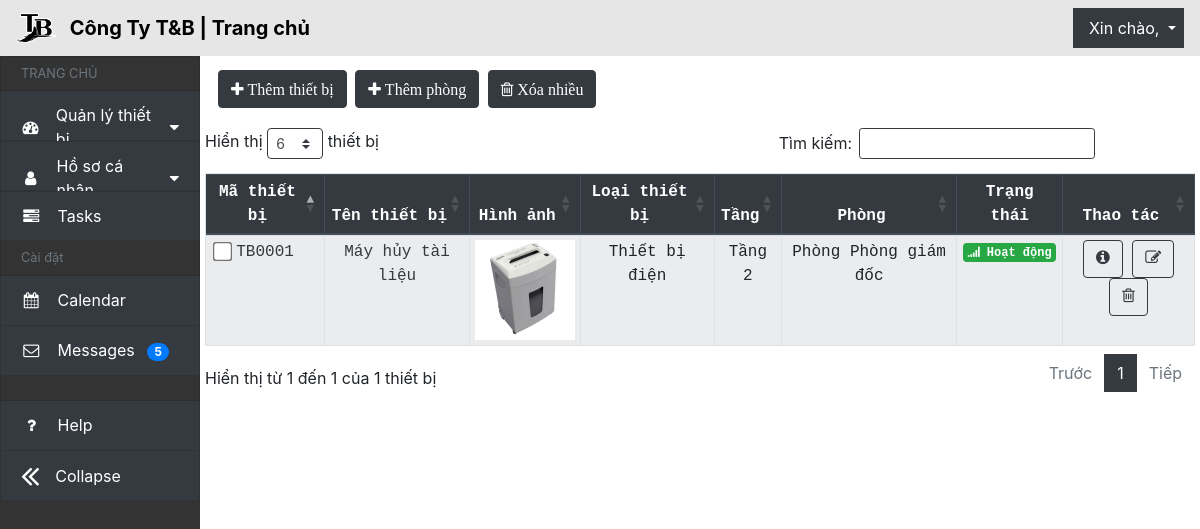
Page /quanly/ on the earlier database version.
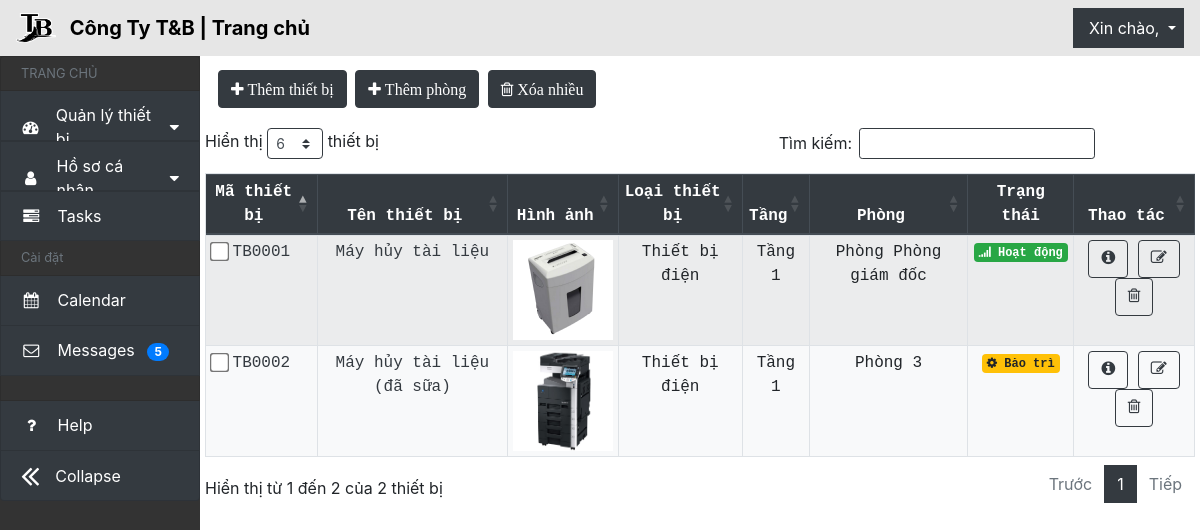
Same page on the later database version.
### QLthietbi_app/models.py (models this page shows, shortened)
class ThietBi(models.Model):
    id_thiet_bi = models.CharField(max_length=10, primary_key=True, blank=True, null=False, unique=True, editable=False)
    ten_thiet_bi = models.CharField(max_length=30, verbose_name='Tên thiết bị')
    loai_thiet_bi = models.ForeignKey(LoaiThietBi, on_delete=models.SET_NULL, null=True, verbose_name='Loại thiết bị')
    phong = models.ForeignKey(Phong, on_delete=models.SET_NULL, null=True,blank= True, verbose_name='Phòng')
    tang = models.ForeignKey(Tang, on_delete=models.SET_NULL, null=True,blank= True, verbose_name='Tầng')
    hinh_anh = models.ImageField(upload_to='images/', blank=False, null=False, verbose_name='Hình ảnh')
    ngay_mua = models.DateField(verbose_name='Ngày mua')
    gia_mua = models.IntegerField(verbose_name='Giá mua')
    tinh_trang_choices = [
        ('hoatdong', 'Hoạt động'),
        ('dangbaotri', 'Đang bảo trì'),
        ('bihong', 'Bị hỏng'),
    ]
    tinh_trang = models.CharField(max_length=10, choices=tinh_trang_choices, default='hoatdong', verbose_name='Tình trạng')
    ngay_bao_tri = models.DateField(verbose_name='Ngày bảo trì',blank=True, null=True)
    mo_ta = models.TextField(verbose_name='Mô tả', blank=True, null=True)
    class Meta:
        ordering = ['id_thiet_bi']
        verbose_name_plural = 'Thiết bị'

class LoaiThietBi(models.Model):
    ten_loaithietbi = models.CharField(max_length=30, verbose_name='Tên loại thiết bị')
    class Meta:
        ordering = ['-ten_loaithietbi']
        verbose_name_plural = 'Loại thiết bị'
    def __str__(self):
        return self.ten_loaithietbi

class Tang(models.Model):
    ten_tang = models.CharField(max_length=10,verbose_name='Số tầng')
    class meta:
        ordering = ['-ten_tang']
        verbose_name_plural = 'Tầng'
    def __str__(self):
        return self.ten_tang

class Phong(models.Model):
    tang = models.ForeignKey(Tang, on_delete=models.CASCADE, verbose_name='Tầng')
    ten_phong = models.CharField(max_length=30, verbose_name='Tên phòng')
    class Meta:
        ordering = ['-ten_phong']
        verbose_name_plural = 'Phòng'
    def __str__(self):
        return self.ten_phong

### QLthietbi_app/views.py (the view)
# urls.py: path('quanly/', views.render_trangchinh, name='render_trangchinh'),
def render_trangchinh(request):
    listThietBi = ThietBi.objects.all()
    listPhong = Phong.objects.all()
    return render(request,"quanly.html",{'listThietBi': listThietBi, 'listPhong': listPhong})

### QLthietbi_app/templates/quanly.html (shortened to what this page needs)
{% load static %}
<!DOCTYPE html>
<html lang="en">
  <head>
    <link
      rel="stylesheet"
      href="https://cdn.jsdelivr.net/npm/bootstrap@4.6.2/dist/css/bootstrap.min.css"
    />
    <link
      rel="stylesheet"
      href="https://stackpath.bootstrapcdn.com/font-awesome/4.7.0/css/font-awesome.min.css"
    />
    <link
      rel="stylesheet"
      href="https://cdnjs.cloudflare.com/ajax/libs/normalize/8.0.1/normalize.min.css"
    />
    <link
      rel="stylesheet"
      href="https://cdn.datatables.net/1.13.4/css/dataTables.bootstrap4.min.css"
    />
    <link rel="stylesheet" href="../static/css/quanly.css" />
  </head>
  <body>
    <nav
      class="navbar navbar-expand-md navbar fixed-top"
      style="background-color: #e6e6e6"
    >
      <a class="navbar-brand" href="#">
        <img
          src="{% static 'imgs/logo.png' %}"
          width="40"
          height="30"
          class="d-inline-block align-top"
          alt=""
        />
        <span class="ml-2" style="font-weight: bold; color: black"
          >Công Ty T&B | Trang chủ</span
        >
      </a>
      <div class="collapse navbar-collapse" id="navbarNavDropdown">
        <ul class="navbar-nav ml-auto">
          <li class="nav-item dropdown">
            <a
              class="nav-link dropdown-toggle bg-dark"
              href="#"
              id="navbarDropdownMenuLink"
              data-toggle="dropdown"
            >
              <span class="ml-2" style="color: white"
                >Xin chào, {{user.username}}</span
              >
            </a>
          </li>
        </ul>
      </div>
    </nav>
    <div class="row" id="body-row">
      <div
        id="sidebar-container"
        class="sidebar-expanded d-none d-md-block col-2"
      >
        <ul class="list-group sticky-top sticky-offset">
          <li
            class="list-group-item sidebar-separator-title text-muted d-flex align-items-center menu-collapsed"
          >
            <small>TRANG CHỦ</small>
          </li>
          <a
            href="#submenu1"
            data-toggle="collapse"
            aria-expanded="false"
            class="bg-dark list-group-item list-group-item-action flex-column align-items-start"
          >
            <div class="d-flex w-100 justify-content-start align-items-center">
              <span class="fa fa-dashboard fa-fw mr-3"></span>
              <span class="menu-collapsed">Quản lý thiết bị</span>
              <span class="submenu-icon ml-auto"></span>
            </div>
          </a>
          <a
            href="#submenu2"
            data-toggle="collapse"
            aria-expanded="false"
            class="bg-dark list-group-item list-group-item-action flex-column align-items-start"
          >
            <div class="d-flex w-100 justify-content-start align-items-center">
              <span class="fa fa-user fa-fw mr-3"></span>
              <span class="menu-collapsed">Hồ sơ cá nhân</span>
              <span class="submenu-icon ml-auto"></span>
            </div>
          </a>
          <a href="#" class="bg-dark list-group-item list-group-item-action">
            <div class="d-flex w-100 justify-content-start align-items-center">
              <span class="fa fa-tasks fa-fw mr-3"></span>
              <span class="menu-collapsed">Tasks</span>
            </div>
          </a>
          <li
            class="list-group-item sidebar-separator-title text-muted d-flex align-items-center menu-collapsed"
          >
            <small>Cài đặt</small>
          </li>
          <a href="#" class="bg-dark list-group-item list-group-item-action">
            <div class="d-flex w-100 justify-content-start align-items-center">
              <span class="fa fa-calendar fa-fw mr-3"></span>
              <span class="menu-collapsed">Calendar</span>
            </div>
          </a>
          <a href="#" class="bg-dark list-group-item list-group-item-action">
            <div class="d-flex w-100 justify-content-start align-items-center">
              <span class="fa fa-envelope-o fa-fw mr-3"></span>
              <span class="menu-collapsed"
                >Messages
                <span class="badge badge-pill badge-primary ml-2">5</span></span
              >
            </div>
          </a>
          <li class="list-group-item sidebar-separator menu-collapsed"></li>
          <a href="#" class="bg-dark list-group-item list-group-item-action">
            <div class="d-flex w-100 justify-content-start align-items-center">
              <span class="fa fa-question fa-fw mr-3"></span>
              <span class="menu-collapsed">Help</span>
            </div>
          </a>
          <a
            href="#"
            data-toggle="sidebar-colapse"
            class="bg-dark list-group-item list-group-item-action d-flex align-items-center"
          >
            <div class="d-flex w-100 justify-content-start align-items-center">
              <span id="collapse-icon" class="fa fa-2x mr-3"></span>
              <span id="collapse-text" class="menu-collapsed">Collapse</span>
            </div>
          </a>
        </ul>
      </div>
      <div class="col py-2">
        <div class="row element-button">
          <div class="col-sm px-3 py-1 pr-1">
            <a
              class="btn btn-dark"
              href="{% url 'QLthietbi_app:render_themthietbi' %}"
              ><i class="fa fa-plus" aria-hidden="true"> Thêm thiết bị</i></a
            >
            <a class="btn btn-dark"
              ><i class="fa fa-plus" aria-hidden="true"> Thêm phòng</i></a
            >
            <button
              type="submit"
              name="delete"
              value="Delete Items"
              class="btn btn-dark"
            >
              <i class="fa fa-trash-o" aria-hidden="true"> Xóa nhiều</i>
            </button>
            <div class="row px-1 py-3">
              <div class="table-responsive">
                <table
                  id="device-table"
                  class="table table-sm table-striped bg-light table-condensed table-bordered"
                  cellspacing="0"
                  width="100%"
                >
                  <thead class="thead-dark">
                    <tr id="chk-th">
                      <th>Mã thiết bị</th>
                      <th>Tên thiết bị</th>
                      <th>Hình ảnh</th>
                      <th>Loại thiết bị</th>
                      <th>Tầng</th>
                      <th>Phòng</th>
                      <th>Trạng thái</th>
                      <th>Thao tác</th>
                    </tr>
                  </thead>
                  <tbody>
                    {% for ThietBi in listThietBi %}
                    <tr>
                      <td>
                        <input
                          class="form-check-input checkbox-large"
                          type="checkbox"
                          name="instance"
                          value="{{ThietBi.id_thiet_bi}}"
                        />
                        <a
                          href="{% url 'QLthietbi_app:render_chitietthietbi' ThietBi.id_thiet_bi %}"
                          class="a-td"
                        >
                          {{ThietBi.id_thiet_bi}}
                        </a>
                      </td>
                      <td>
                        <a
                          href="{% url 'QLthietbi_app:render_chitietthietbi' ThietBi.id_thiet_bi %}"
                          class="a-td"
                          >{{ThietBi.ten_thiet_bi}}</a
                        >
                      </td>
                      <td>
                        <a
                          href="{% url 'QLthietbi_app:render_chitietthietbi' ThietBi.id_thiet_bi %}"
                          class="a-td"
                          ><img
                            src="{{ThietBi.hinh_anh.url}}"
                            width="100"
                            height="100"
                        /></a>
                      </td>
                      <td>{{ThietBi.loai_thiet_bi}}</td>
                      <td>Tầng {{ThietBi.tang}}</td>
                      <td>Phòng {{ThietBi.phong}}</td>
                      {% if ThietBi.tinh_trang == "hoatdong" %}
                      <td>
                        <span class="badge badge-success"
                          ><i class="fa fa-signal" aria-hidden="true"></i> Hoạt
                          động</span
                        >
                      </td>
                      {% elif ThietBi.tinh_trang == "dangbaotri" %}
                      <td>
                        <span class="badge badge-warning"
                          ><i class="fa fa-cog" aria-hidden="true"></i> Bảo
                          trì</span
                        >
                      </td>
                      {% endif %}
                      <td>
                        <a
                          href="{% url 'QLthietbi_app:render_chitietthietbi' ThietBi.id_thiet_bi %}"
                          class="btn btn-outline-dark"
                          ><i class="fa fa-info-circle" aria-hidden="true"></i
                        ></a>
                        <a
                          href="{% url 'QLthietbi_app:render_chinhsuathietbi' ThietBi.id_thiet_bi %}"
                          class="btn btn-outline-dark"
                          ><i
                            class="fa fa-pencil-square-o"
                            aria-hidden="true"
                          ></i
                        ></a>
                        <a
                          href="{% url 'QLthietbi_app:render_xoathietbi' ThietBi.id_thiet_bi %}"
                          class="btn btn-outline-dark"
                          ><i class="fa fa-trash-o" aria-hidden="true"></i
                        ></a>
                      </td>
                    </tr>
                    {% endfor %}
                  </tbody>
                </table>
              </div>
            </div>
          </div>
        </div>
      </div>
    </div>
  </body>
</html>

### QLthietbi_app/static/css/quanly.css (style rules this page uses)
body { padding-top: 56px; background-size: cover; background-repeat: no-repeat; background-attachment: fixed; background-position: center; }
body { background-image: url("https://static.pexels.com/photos/414171/pexels-photo-414171.jpeg"); background-size: cover; -webkit-animation: slidein 100s; animation: slidein 100s; -webkit-animation-fill-mode: forwards; animation-fill-mode: forwards; -webkit-animation-iteration-count: infinite; animation-iteration-count: infinite; -webkit-animation-direction: alternate; animation-direction: alternate; }
.sticky-offset { top: 56px; }
.dropdown-toggle::after { color: white; }
.dataTables_wrapper table.dataTable td, .dataTables_wrapper table.dataTable th { text-align: center; font-family: "Source Code Pro", monospace; }
.a-td { color: #343a40; text-decoration: none; }
.checkbox-large { transform: scale(1.5); }
.btn-dark { margin: 2px; }
#body-row { margin-left: 0; margin-right: 0; }
#sidebar-container { min-height: 100vh; background-color: #333; padding: 0; }
.sidebar-expanded { width: 230px; }
#sidebar-container .list-group a { height: 50px; color: white; }
.sidebar-separator-title { background-color: #333; height: 35px; }
.sidebar-separator { background-color: #333; height: 25px; }
#sidebar-container .list-group .list-group-item[aria-expanded="false"] .submenu-icon::after { content: " \f0d7"; font-family: FontAwesome; display: inline; text-align: right; padding-left: 10px; }

Differences in the rows shown:
changed ThietBi "TB0001": tang "2" → "1"
added ThietBi: id_thiet_bi "TB0002", ten_thiet_bi "Máy hủy tài liệu (đã sữa)", hinh_anh (picture), loai_thiet_bi "Thiết bị điện", tang "1", phong "3", tinh_trang "dangbaotri" (drawn)
Other differences:
text written by a page script: "Hiển thị thiết bị Tìm kiếm: Hiển thị từ 1 đến 1 của 1 thiết bị Trước 1 Tiếp" → "Hiển thị thiết bị Tìm kiếm: Hiển thị từ 1 đến 2 của 2 thiết bị Trước 1 Tiếp"
